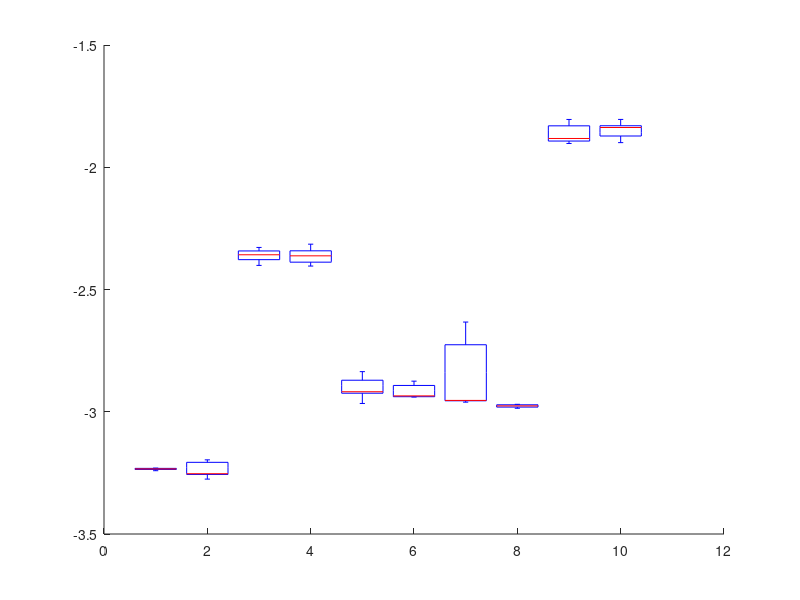

MATLAB code to generate this figure: (Note: this script raises an error after producing the figure.)
%% boxplot and summary
clear;

load('ne2_svt.mat');
load('ne2_obj.mat');

% mean
fprintf('The mean of run time of svt is \n');
display(mean(records1));
fprintf('The mean of run time of obj is \n');
display(mean(records2));

% standard error
fprintf('The se of run time of svt is \n');
display(std(records1/sqrt(11-1)));
fprintf('The se of run time of obj is \n');
display(std(records2/sqrt(11-1)));

D(:,1:2:2*size(records1,2)) = log(records1);
D(:,2:2:2*size(records2,2)) = log(records2);

boxplot(D,'factorgap',10,'color','rk');
set(gca,'xtick',1.9:3.9:50);
set(gca,'xticklabel',...
    {'bfwb398','rdb800l','tols1090','mhd4800b','cryg10000'});

ylabel('log(Run Time)','fontsize',20);
legend(findobj(gca,'Tag','Box'),'svds','svt','Location','northwest');
set(gca,'fontsize',20);